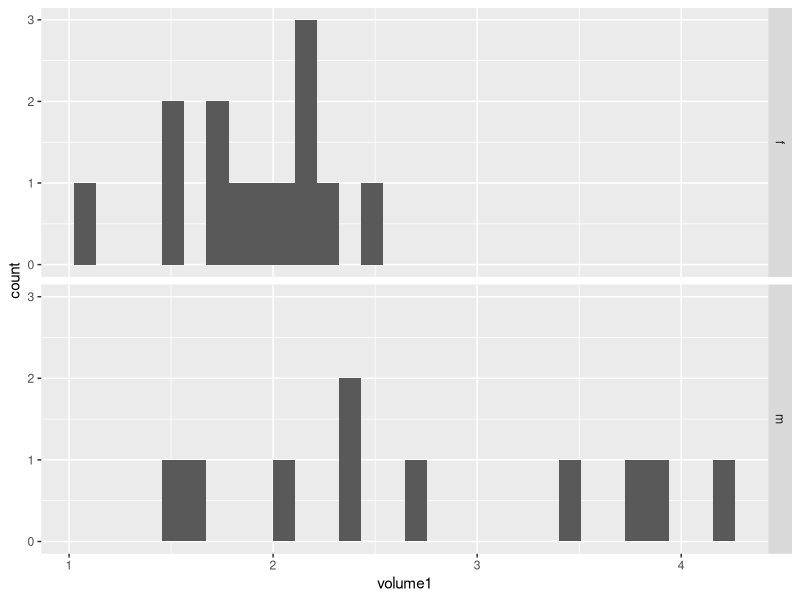
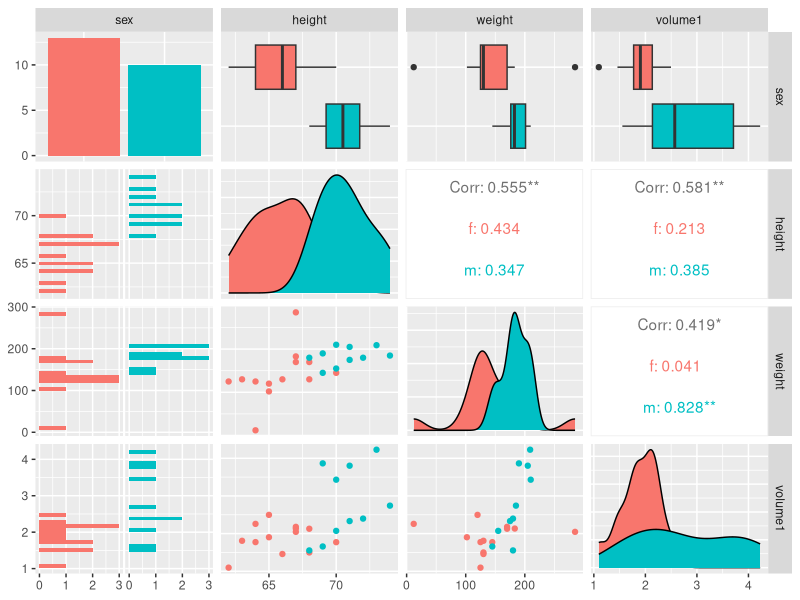
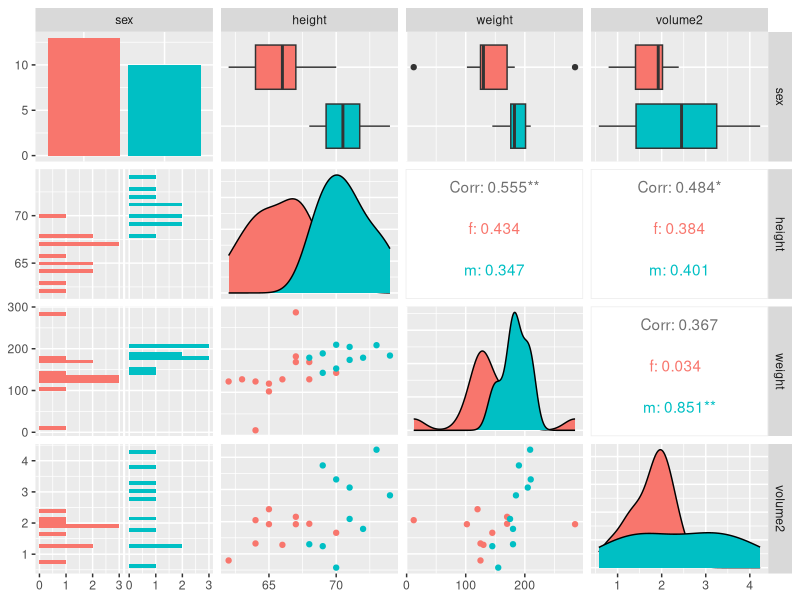

These figures' R source, in order:
library(readxl)
library(tidyverse)
library(ggplot2)
library(GGally)

# Lindsley 2012 

dat <- read_xlsx("lindsley-cough-data.xlsx")

dat %>% group_by(sex) %>% summarise(meanVol1=mean(volume1), meanVol2=mean(volume2, na.rm=TRUE))

dat %>% ggplot(aes(volume1)) + geom_histogram() + facet_grid(sex~.)

ggpairs(dat[,c("sex","height", "weight","volume1")],
        mapping=ggplot2::aes(colour = sex))
  

ggpairs(dat[,c("sex","height", "weight","volume2")],
        mapping=ggplot2::aes(colour = sex))

# Lindsley 2010

dat <- read.table("Results_S1.txt", sep="\t", na.strings =c( "n/a", " "))

dat <- dat[,c(3, 11, 25:27)]

dat$meanVol <- rowMeans(dat[,3:5], na.rm = TRUE)

dat %>% group_by(V11) %>% summarise(mean(meanVol))
